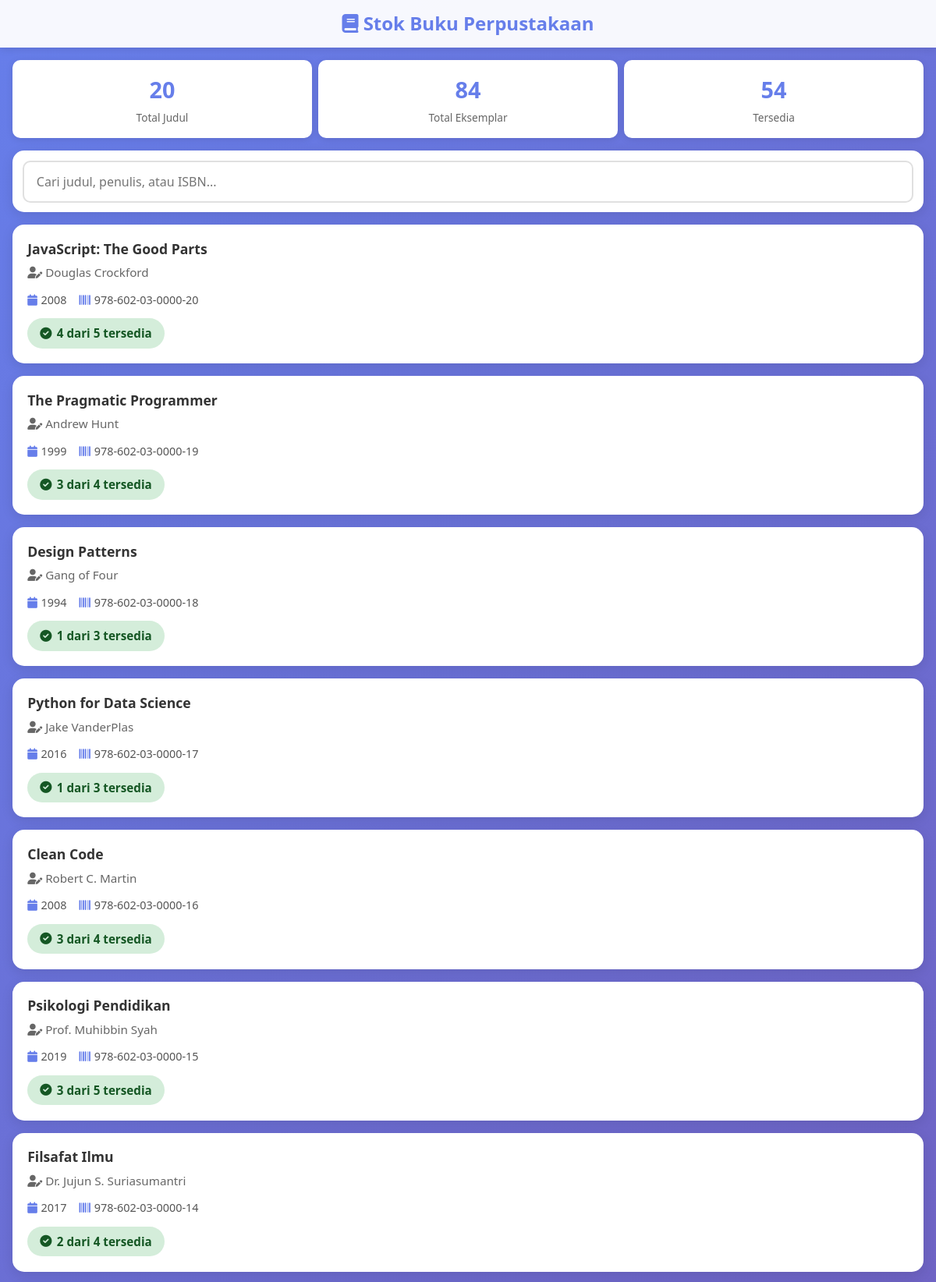
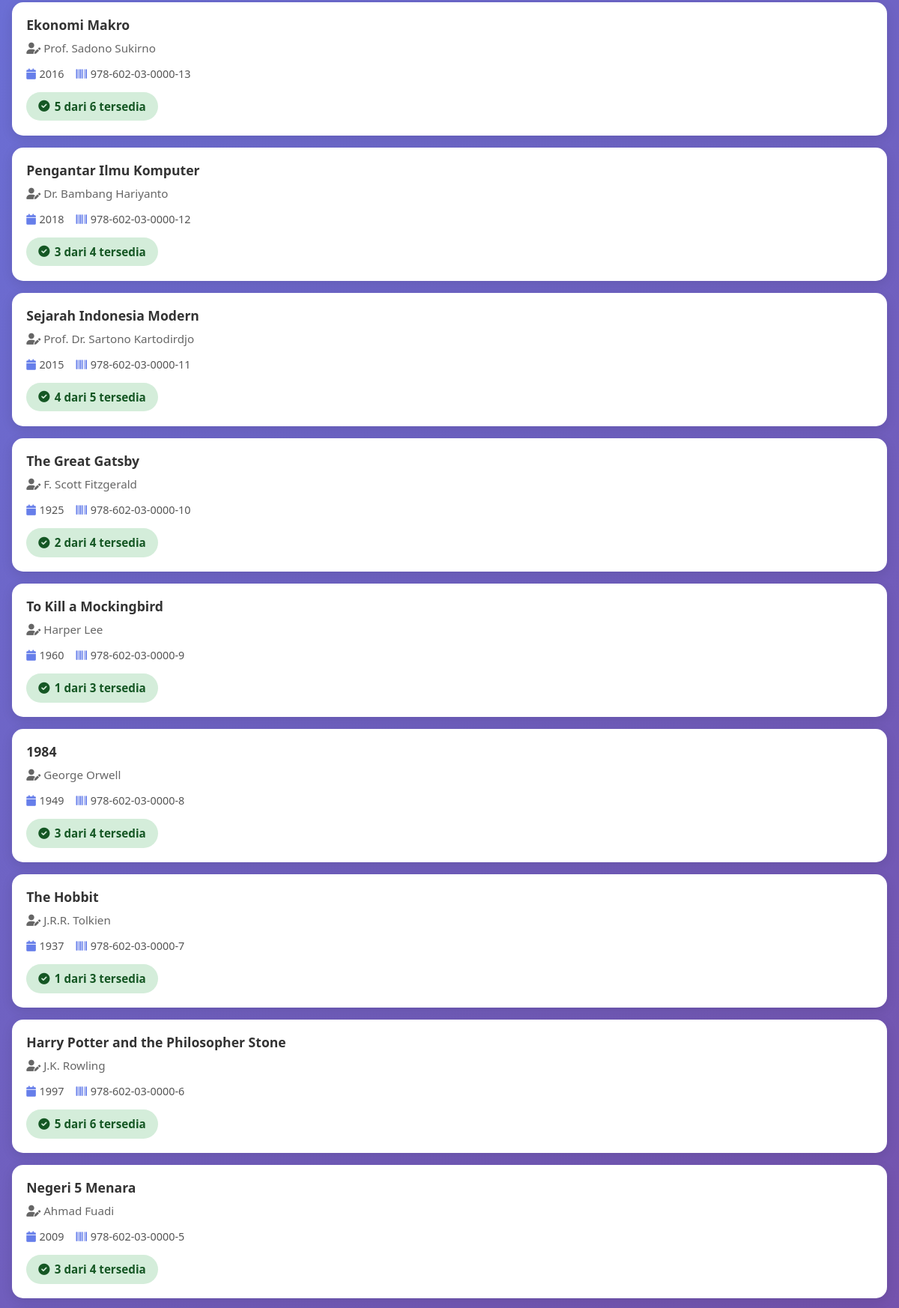
Screenshot of /public/book_stock.php (upper part) with the database file from the repository (2 pictures, top to bottom).
### tables this page shows
CREATE TABLE books (
    id INT AUTO_INCREMENT PRIMARY KEY,
    title VARCHAR(255) NOT NULL,
    author VARCHAR(100) NOT NULL,
    published_year YEAR,
    isbn VARCHAR(20) UNIQUE,
    available_copies INT DEFAULT 0,
    total_copies INT DEFAULT 0,
    created_at TIMESTAMP DEFAULT CURRENT_TIMESTAMP
);

### src/Models/Book.php (called while the page is built, shortened)
<?php
class Book {
    private $db;
    public function __construct($database) {
        $this->db = $database;
    }
    public function getAll() {
        $result = $this->db->query("SELECT * FROM books ORDER BY created_at DESC");
        return $result->fetch_all(MYSQLI_ASSOC);
    }
}

### public/book_stock.php (the view, shortened to what this page needs)
<?php
require_once __DIR__ . '/../config/database.php';
require_once __DIR__ . '/../src/Models/Book.php';
$bookModel = new Book($db);
$books = $bookModel->getAll();
$search = isset($_GET['search']) ? trim($_GET['search']) : '';
?>
<!DOCTYPE html>
<html lang="id">
<head>
    <link href="https://cdn.jsdelivr.net/npm/bootstrap@5.1.3/dist/css/bootstrap.min.css" rel="stylesheet">
    <link rel="stylesheet" href="https://cdnjs.cloudflare.com/ajax/libs/font-awesome/6.0.0/css/all.min.css">
</head>
<body>
    <div class="header-section">
        <h1 class="header-title">
            <i class="fas fa-book"></i> Stok Buku Perpustakaan
        </h1>
    </div>
    <div class="stats-container">
        <div class="stat-card">
            <div class="stat-number"><?php echo count($books); ?></div>
            <div class="stat-label">Total Judul</div>
        </div>
        <div class="stat-card">
            <div class="stat-number">
                <?php
                $totalCopies = array_sum(array_column($books, 'total_copies'));
                echo $totalCopies;
                ?>
            </div>
            <div class="stat-label">Total Eksemplar</div>
        </div>
        <div class="stat-card">
            <div class="stat-number">
                <?php
                $availableCopies = array_sum(array_column($books, 'available_copies'));
                echo $availableCopies;
                ?>
            </div>
            <div class="stat-label">Tersedia</div>
        </div>
    </div>
    <div class="search-container">
        <form method="GET" action="">
            <div class="input-group">
                <input type="text"
                       name="search"
                       class="search-input"
                       placeholder="Cari judul, penulis, atau ISBN..."
                       value="<?php echo htmlspecialchars($search); ?>"
                       autocomplete="off">
            </div>
        </form>
    </div>
    <div class="book-container">
        <?php if (empty($books)): ?>
            <div class="no-results">
                <i class="fas fa-search"></i>
                <h3>Tidak ada buku ditemukan</h3>
                <p><?php echo $search ? 'Coba kata kunci lain' : 'Belum ada buku dalam sistem'; ?></p>
            </div>
        <?php else: ?>
            <?php foreach ($books as $book): ?>
                <div class="book-card">
                    <div class="book-title"><?php echo htmlspecialchars($book['title']); ?></div>
                    <div class="book-author">
                        <i class="fas fa-user-edit"></i> <?php echo htmlspecialchars($book['author']); ?>
                    </div>
                    <div class="book-details">
                        <?php if (!empty($book['published_year'])): ?>
                            <div class="detail-item">
                                <i class="fas fa-calendar"></i>
                                <span><?php echo htmlspecialchars($book['published_year']); ?></span>
                            </div>
                        <?php endif; ?>
                        <?php if (!empty($book['isbn'])): ?>
                            <div class="detail-item">
                                <i class="fas fa-barcode"></i>
                                <span><?php echo htmlspecialchars($book['isbn']); ?></span>
                            </div>
                        <?php endif; ?>
                    </div>
                    <?php
                    $available = (int)$book['available_copies'];
                    $total = (int)$book['total_copies'];
                    $percentage = $total > 0 ? ($available / $total) * 100 : 0;
                    if ($available == 0) {
                        $badgeClass = 'stock-empty';
                        $icon = 'fa-times-circle';
                        $text = 'Tidak Tersedia';
                    } elseif ($percentage <= 30) {
                        $badgeClass = 'stock-limited';
                        $icon = 'fa-exclamation-circle';
                        $text = "$available dari $total tersedia";
                    } else {
                        $badgeClass = 'stock-available';
                        $icon = 'fa-check-circle';
                        $text = "$available dari $total tersedia";
                    }
                    ?>
                    <div class="stock-badge <?php echo $badgeClass; ?>">
                        <i class="fas <?php echo $icon; ?>"></i>
                        <span><?php echo $text; ?></span>
                    </div>
                </div>
            <?php endforeach; ?>
        <?php endif; ?>
    </div>
</body>
</html>

### public/book_stock.php (style rules this page uses)
body { background: linear-gradient(135deg, #667eea 0%, #764ba2 100%); min-height: 100vh; padding: 0; margin: 0; font-family: 'Segoe UI', Tahoma, Geneva, Verdana, sans-serif; }
.header-section { background: rgba(255, 255, 255, 0.95); padding: 1rem; box-shadow: 0 2px 10px rgba(0,0,0,0.1); position: sticky; top: 0; z-index: 1000; }
.header-title { color: #667eea; font-weight: bold; font-size: 1.5rem; margin: 0; text-align: center; }
.search-container { background: white; border-radius: 15px; padding: 0.8rem; margin: 1rem; box-shadow: 0 4px 15px rgba(0,0,0,0.1); }
.search-input { border: 2px solid #e0e0e0; border-radius: 10px; padding: 0.8rem 1rem; font-size: 1rem; width: 100%; transition: all 0.3s; }
.book-container { padding: 0 1rem 1rem 1rem; }
.book-card { background: white; border-radius: 15px; padding: 1.2rem; margin-bottom: 1rem; box-shadow: 0 4px 15px rgba(0,0,0,0.1); transition: transform 0.2s, box-shadow 0.2s; }
.book-title { color: #333; font-size: 1.1rem; font-weight: bold; margin-bottom: 0.5rem; line-height: 1.3; }
.book-author { color: #666; font-size: 0.95rem; margin-bottom: 0.3rem; }
.book-details { display: flex; gap: 1rem; margin-top: 0.8rem; flex-wrap: wrap; }
.detail-item { display: flex; align-items: center; gap: 0.3rem; font-size: 0.9rem; color: #555; }
.detail-item i { color: #667eea; }
.stock-badge { display: inline-flex; align-items: center; gap: 0.4rem; padding: 0.5rem 1rem; border-radius: 20px; font-weight: bold; font-size: 0.95rem; margin-top: 0.8rem; }
.stock-available { background: #d4edda; color: #155724; }
.stats-container { display: flex; gap: 0.5rem; margin: 1rem; flex-wrap: wrap; }
.stat-card { flex: 1; min-width: 150px; background: white; border-radius: 10px; padding: 1rem; text-align: center; box-shadow: 0 2px 10px rgba(0,0,0,0.1); }
.stat-number { font-size: 1.8rem; font-weight: bold; color: #667eea; }
.stat-label { font-size: 0.85rem; color: #666; margin-top: 0.3rem; }

### rows the page displays
books: title "JavaScript: The Good Parts", author "Douglas Crockford", published_year "2008", isbn "978-602-03-0000-20", text "4 dari 5 tersedia"
books: title "The Pragmatic Programmer", author "Andrew Hunt", published_year "1999", isbn "978-602-03-0000-19", text "3 dari 4 tersedia"
books: title "Design Patterns", author "Gang of Four", published_year "1994", isbn "978-602-03-0000-18", text "1 dari 3 tersedia"
books: title "Python for Data Science", author "Jake VanderPlas", published_year "2016", isbn "978-602-03-0000-17", text "1 dari 3 tersedia"
books: title "Clean Code", author "Robert C. Martin", published_year "2008", isbn "978-602-03-0000-16", text "3 dari 4 tersedia"
books: title "Psikologi Pendidikan", author "Prof. Muhibbin Syah", published_year "2019", isbn "978-602-03-0000-15", text "3 dari 5 tersedia"
books: title "Filsafat Ilmu", author "Dr. Jujun S. Suriasumantri", published_year "2017", isbn "978-602-03-0000-14", text "2 dari 4 tersedia"
books: title "Ekonomi Makro", author "Prof. Sadono Sukirno", published_year "2016", isbn "978-602-03-0000-13", text "5 dari 6 tersedia"
books: title "Pengantar Ilmu Komputer", author "Dr. Bambang Hariyanto", published_year "2018", isbn "978-602-03-0000-12", text "3 dari 4 tersedia"
books: title "Sejarah Indonesia Modern", author "Prof. Dr. Sartono Kartodirdjo", published_year "2015", isbn "978-602-03-0000-11", text "4 dari 5 tersedia"
books: title "The Great Gatsby", author "F. Scott Fitzgerald", published_year "1925", isbn "978-602-03-0000-10", text "2 dari 4 tersedia"
books: title "To Kill a Mockingbird", author "Harper Lee", published_year "1960", isbn "978-602-03-0000-9", text "1 dari 3 tersedia"
books: title "1984", author "George Orwell", published_year "1949", isbn "978-602-03-0000-8", text "3 dari 4 tersedia"
books: title "The Hobbit", author "J.R.R. Tolkien", published_year "1937", isbn "978-602-03-0000-7", text "1 dari 3 tersedia"
books: title "Harry Potter and the Philosopher Stone", author "J.K. Rowling", published_year "1997", isbn "978-602-03-0000-6", text "5 dari 6 tersedia"
books: title "Negeri 5 Menara", author "Ahmad Fuadi", published_year "2009", isbn "978-602-03-0000-5", text "3 dari 4 tersedia"

### other values shown
count($books) "20"
$totalCopies "84"
$availableCopies "54"
